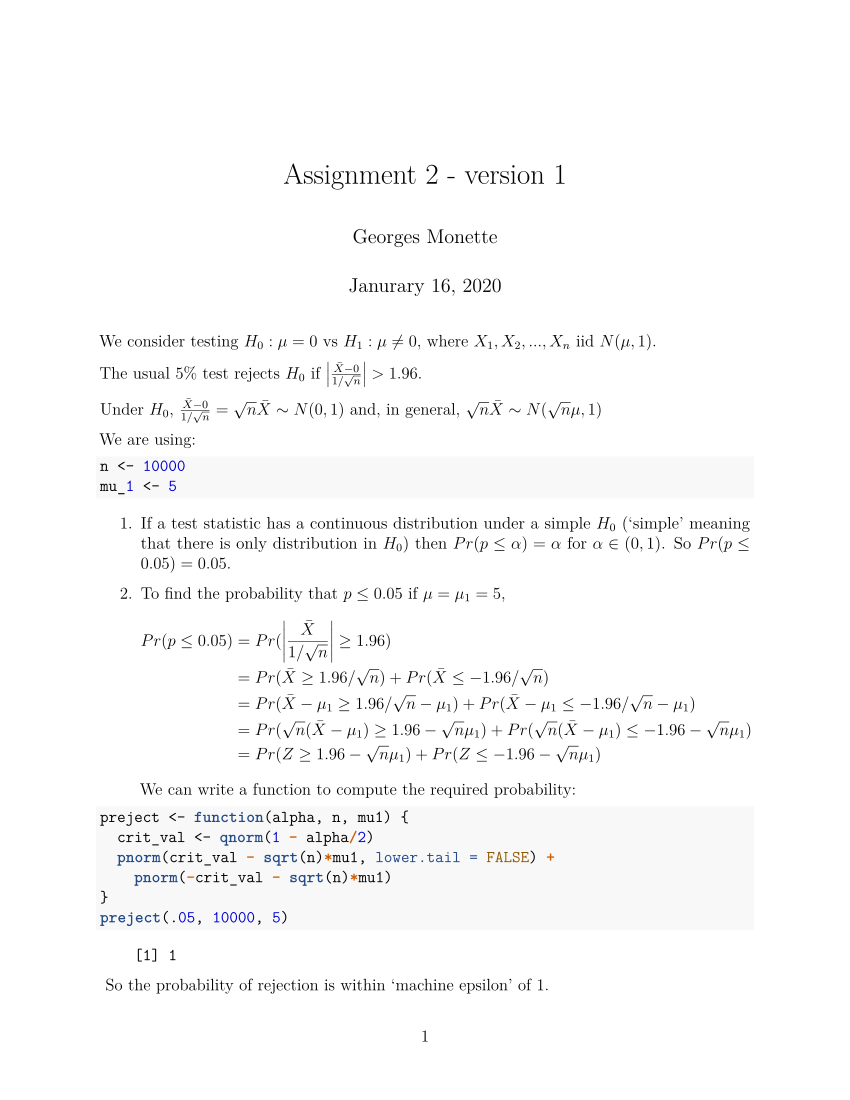

Here is the R script that generated this plot:
#' ---
#' title: 'Assignment 2 - version 1'
#' author: 'Georges Monette'
#' date: 'Janurary 16, 2020'
#' fontsize: 12pt
#' output: pdf_document
#' ---
#' 
#' We consider testing $H_0: \mu = 0$ vs $H_1: \mu \ne 0$,
#' where $X_1, X_2, ..., X_n$ iid $N(\mu,1)$.
#' 
#' The usual 5% test rejects $H_0$ if $\left|\frac{\bar{X} - 0}{1/\sqrt{n}}\right| > 1.96$.
#' 
#' Under $H_0$, $\frac{\bar{X} - 0}{1/\sqrt{n}} = \sqrt{n}\bar{X} \sim N(0,1)$ and, in general,
#' $\sqrt{n}\bar{X} \sim N(\sqrt{n}\mu,1)$
#' 
#' We are using: 
n <- 10000
mu_1 <- 5
#' 
#' @. If a test statistic has a continuous distribution under a simple $H_0$ ('simple' meaning
#'    that there is only distribution in $H_0$) then 
#'    $Pr(p \le \alpha) = \alpha$ for $\alpha \in (0,1)$. 
#'    So $Pr(p \le 0.05) = 0.05$.
#'    
#' @. To find the probability that $p \le 0.05$ if $\mu = \mu_1 = 5$,<br>
#'    $$\begin{aligned}
#'    Pr(p \le 0.05) & = Pr(\left|\frac{\bar{X}}{1/\sqrt{n}} \right| \ge 1.96)\\
#'    & = Pr(\bar{X} \ge 1.96 / \sqrt{n}) + Pr(\bar{X} \le  - 1.96 / \sqrt{n})\\
#'    & = Pr(\bar{X} - \mu_1 \ge 1.96 / \sqrt{n} - \mu_1) + Pr(\bar{X} - \mu_1 \le  - 1.96 / \sqrt{n} - \mu_1)\\
#'    & = Pr(\sqrt{n}(\bar{X} - \mu_1) \ge 1.96  -\sqrt{n} \mu_1) + Pr(\sqrt{n}(\bar{X} - \mu_1) \le  - 1.96  - \sqrt{n}\mu_1)\\
#'    & = Pr(Z \ge 1.96  -\sqrt{n} \mu_1) + Pr(Z \le  - 1.96  - \sqrt{n}\mu_1)
#'    \end{aligned}$$
#'    We can write a function to compute the required probability:  
#+ comment='   '
preject <- function(alpha, n, mu1) {
  crit_val <- qnorm(1 - alpha/2)
  pnorm(crit_val - sqrt(n)*mu1, lower.tail = FALSE) + 
    pnorm(-crit_val - sqrt(n)*mu1) 
}  
preject(.05, 10000, 5)
#' |  So the probability of rejection is within 'machine epsilon' of 1.  
#'
#' @. The power of the test if $\mu_1 = 5$ is the answer to the previous question, i.e. `r preject(.05, 10000, 5)`.
#' 
#' @. I can't say anything about the probability that $H_0$ is true from this information alone.
#' 
#' @. Giving $H_0$ and $H_1: \mu = \mu_1 = 5$ equal _a priori_ probability, 
#'     a. $$\begin{aligned}
#'        Pr(H_0 | p \le 0.05) & = 
#'        \frac{Pr( p \le 0.05 |H_0) Pr(H_0)}{Pr( p \le 0.05 |\mu = \mu_1) Pr(H_0) + Pr( p \le 0.05 |\mu = \mu_1) Pr(\mu = \mu_1)}\\
#'        & = \frac{0.05 \times 0.5}{0.05 \times 0.5 + 1 \times 0.5}\\
#'        & = \frac{0.05 \times 0.5}{0.05 \times 0.5 + 1 \times 0.5}\\
#'        & = `r (.05 * .5)/(.05 * .5 + 1 * 0.5)`
#'        \end{aligned}$$
#'    
#'     b. Letting $Z = \sqrt{n}\bar{X}$. Under $H_0$ $Z \sim N(0,1)$ and, if 
#'        $\mu = \mu_1$, $Z \sim N(\sqrt{n}\mu_1, 1)$. Letting $\phi(x)$ represent the standard normal density,
#'        the density for $x$ if $\mu = \mu_1$ is $\phi(x - \sqrt{n}\mu_1)$.<br>
#'        Now, $p = 0.049$ corresponds to $Z = \pm 1.969$ so we consider:  
#'        $$\begin{aligned} 
#'        Pr(H_0 | Z = \pm 1.969)&\\
#'        = & \frac{(\phi(1.969) + \phi(-1.969)) Pr(H_0)}{(\phi(1.969) + \phi(-1.969)) Pr(H_0) + (\phi(1.969 - \sqrt{n}\mu_1)+  \phi(-1.969 - \sqrt{n}\mu_1))Pr(H_1)}\\
#'        = & \frac{(\phi(1.969) + \phi(-1.969)) Pr(H_0)}{(\phi(1.969) + \phi(-1.969)) Pr(H_0) + (\phi(1.969 - `r sqrt(n)*mu_1`)+  \phi(-1.969 - `r sqrt(n)*mu_1`))Pr(H_1)}\\
#'        = & \frac{(`r dnorm(1.969)` + `r dnorm(-1.969)`) 0.5}{(`r dnorm(1.969)` + `r dnorm(-1.969)`) 0.5 + (`r dnorm(1.969 - sqrt(n)*mu_1)`+  `r dnorm(1.969 - sqrt(n)*mu_1)`)0.5}\\
#'        = & `r 2*dnorm(1.969)/(2*dnorm(1.969)+dnorm(1.969-sqrt(n)*mu_1) + dnorm(-1.969-sqrt(n)*mu_1))`         
#'        \end{aligned}$$
#' 
#' @. Numerical solution:
#'    We need to find how small the p-value would need to be if we have evidence that would flip
#'    a prior probability for $H_0$ of 0.95 to a posterior probability less than 0.05. The easiest
#'    way to set up this requirement is to note the relative probability (or odds) form of 
#'    Bayes rule:
#'    $$\frac{Pr(H_0|z)}{Pr(H_1|z)} = \frac{f(z | H_0)}{f(z | H_1)} \times \frac{Pr(H_0)}{Pr(H_1)}$$
#'    To turn a prior probability for $H_0$ of 0.95 to a posterior probability of 0.05 corresponds to
#'    flipping prior odds of $\frac{0.95}{1-0.95} = 19$ to posterior odds of
#'    $frac{0.05}{1-0.05} = \frac{1}{19}$.  
#'    Thus the likelihood ratio must be at most $1/19^2 = 1/361$.  
#'    Since very small values are hard to visualize, we will use the 
#'    log likelihood and our target will be $\ln(1/361) = `r (LL0 <- log(1/361))`$.\newline\newline
#'    Both the likelihood ratio and the $p$-value are functions of the value of $z$, so we 
#'    find a value of $z$ to achieve the desired likelihood ratio and check what 
#'    $p$-value it corresponds to. We can do this analytically or numerically. 
#'    \newline    
#'    To do it numerically, we write a function to evaluate the likelihood ratio:
#'    
LLR_ho <- function(z, n, mu1) {
  dnorm(z, log = TRUE) - dnorm(z-sqrt(n)*mu1, log = TRUE)
}
#'    and a function to compute the $p$-value:
#'    
pval <- function(z) {
  2 * exp(pnorm(-abs(z),log.p = TRUE))
}
#' We wish to see what value of $z$ produces a likelihood ratio of 1/361, 
#' i.e. a log-likelihood drop of `r log(1/361)`. We can start by plotting 
#' the log-likelihood drop over a range of values of $z$
#' 
z <- seq(-4,4,.05)
plot(z, LLR_ho(z, 10000, 5), type = 'l')
#' 
#' Which doesn't take us anywhere close to `r log(1/361)`.
#' 
#' We can do a small regression to see what value of $z$
#' would lead to rejecting $H_0$. If the relationship were
#' not linear, we could use 'uniroot'.
#' 
fit <- lm(z ~ LLR_ho(z, 10000, 5))
(zval <- sum(coef(fit)* c(1, log(1/361))))
LLR_ho(zval, 10000, 5)
#' 
#' The $p$-value to flip a prior probability of 0.95 for a null hypothesis to
#' a posterior of 0.05, if the true value of the alternative is $\mu_1 = 5$
#' and $n = 10000$ is:
pval(zval)
log(pval(zval))
#' 
#' __What is the moral of this story?__
#' 
